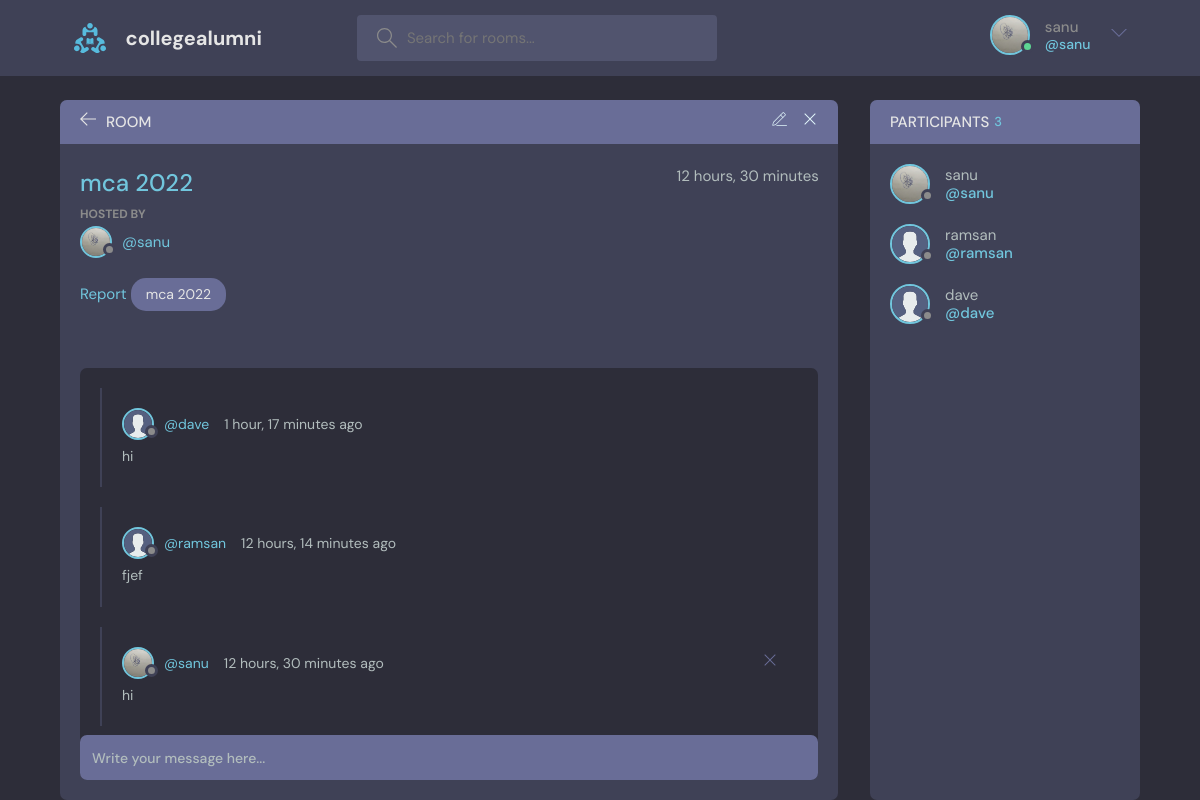
/room/3/ (signed in), run on the app's committed database.
### base/models.py (models this page shows, shortened)
class User(AbstractUser):
    name = models.CharField(max_length=200,null=True)
    email= models.EmailField(null=True,unique=True)
    bio=models.TextField(null=True)
    avatar=models.ImageField(null=True, default='avatar.svg')
    USERNAME_FIELD='email'
    REQUIRED_FIELDS=[]

class Room(models.Model):
    host=models.ForeignKey(User,on_delete=models.SET_NULL,null=True)
    topic=models.ForeignKey(Topic,on_delete=models.SET_NULL,null=True)
    name=models.CharField(max_length=200)
    description=models.TextField(null=True,blank=True)
    participants=models.ManyToManyField(User,related_name='participants',blank=True)
    updated=models.DateTimeField(auto_now=True)
    created=models.DateTimeField(auto_now_add=True)
    class Meta:
        ordering=['-updated','-created']

class Topic(models.Model):
    name=models.CharField(max_length=200)
    def __str__(self):
        return self.name

class Message(models.Model):
    user=models.ForeignKey(User,on_delete=models.CASCADE)
    room=models.ForeignKey(Room,on_delete=models.CASCADE)
    body=models.TextField()
    updated=models.DateTimeField(auto_now=True)
    created=models.DateTimeField(auto_now_add=True)
    class Meta:
        ordering=['-updated','-created']

### base/views.py (the view, shortened to what this page needs)
# urls.py: path('room/<str:pk>/', views.room,name="room"),
@login_required(login_url='login')
def room(request,pk):
    room=Room.objects.get(id=pk)
    room_messages=room.message_set.all().order_by('-created')
    participants=room.participants.all()
    context={'room':room,'room_messages':room_messages,'participants':participants}
    return render(request,'base/room.html',context)

### base/templates/base/room.html (shortened to what this page needs)
{% extends 'main.html' %}
{%block content%}
    <main class="profile-page layout layout--2">
      <div class="container">
        <div class="room">
          <div class="room__top">
            <div class="room__topLeft">
              <a href="{%url 'home'%}">
                <svg version="1.1" xmlns="http://www.w3.org/2000/svg" width="32" height="32" viewBox="0 0 32 32">
                  <title>arrow-left</title>
                  <path
                    d="M13.723 2.286l-13.723 13.714 13.719 13.714 1.616-1.611-10.96-10.96h27.625v-2.286h-27.625l10.965-10.965-1.616-1.607z"
                  ></path>
                </svg>
              </a>
              <h3> Room</h3>
            </div>
            {% if room.host == request.user %}
            <div class="room__topRight">
              <a href="{%url 'update-room' room.id%}">
              </a>
              <a href="{%url 'delete-room' room.id%}">
                <svg version="1.1" xmlns="http://www.w3.org/2000/svg" width="32" height="32" viewBox="0 0 32 32">
                  <title>remove</title>
                  <path
                    d="M27.314 6.019l-1.333-1.333-9.98 9.981-9.981-9.981-1.333 1.333 9.981 9.981-9.981 9.98 1.333 1.333 9.981-9.98 9.98 9.98 1.333-1.333-9.98-9.98 9.98-9.981z"
                  ></path>
                </svg>
              </a>
            </div>
            {%endif%}
          </div>
          <div class="room__box scroll">
            <div class="room__header scroll">
              <div class="room__info">
                <h3>{{room.name}}</h3>
                <span>{{room.created|timesince}}</span>
              </div>
              <div class="room__hosted">
                <p>Hosted By</p>
                <a href="{%url 'user-Profile' room.host.id%}" class="room__author">
                  <div class="avatar avatar--small">
                    <img src={{room.host.avatar.url}}/>
                  </div>
                  <span>@{{room.host.username}}</span>
                </a>
              </div>
              <a href="{%url 'report-room' room.id%}"><p>Report</p></a>
              <span class="room__topics">{{room.topic}}</span>
            </div>
            <div class="room__conversation">
              <div class="threads scroll">
                {% for message in room_messages %}
                <div class="thread">
                  <div class="thread__top">
                    <div class="thread__author">
                      <a href="{% url 'user-Profile' message.user.id%}" class="thread__authorInfo">
                        <div class="avatar avatar--small">
                          <img src={{message.user.avatar.url}} />
                        </div>
                        <span>@{{message.user.username}}</span>
                      </a>
                      <span class="thread__date">{{message.created|timesince}} ago</span>
                    </div>
                    {% if message.user == request.user%}
                    <a href="{% url 'delete-message' message.id%}">
                      <div class="thread__delete">
                        <svg version="1.1" xmlns="http://www.w3.org/2000/svg" width="32" height="32" viewBox="0 0 32 32">
                          <title>remove</title>
                          <path
                            d="M27.314 6.019l-1.333-1.333-9.98 9.981-9.981-9.981-1.333 1.333 9.981 9.981-9.981 9.98 1.333 1.333 9.981-9.98 9.98 9.98 1.333-1.333-9.98-9.98 9.98-9.981z"
                          ></path>
                        </svg>
                      </div>
                    </a>
                    {%endif%}
                  </div>
                  <div class="thread__details">
                    {{message.body}}
                  </div>
                </div>
               {%endfor%}
              </div>
            </div>
          </div>
          <div class="room__message">
            <form action="" method="POST">
              <input name="body" placeholder="Write your message here..." /></form>
          </div>
        </div>
        <div class="participants">
          <h3 class="participants__top">Participants <span>{{participants.count}}</span></h3>
          <div class="participants__list scroll">
            {% for user in participants %}
            <a href="{%url 'user-Profile' user.id %}" class="participant">
              <div class="avatar avatar--medium">
                <img src={{user.avatar.url}} />
              </div>
              <p>
                {{user.username}}
                <span>@{{user.username}}</span>
              </p>
            </a>
            {%endfor%}
          </div>
        </div>
      </div>
    </main>
    {%endblock content%}

### templates/navbar.html (shortened to what this page needs)
{% load static%}
 <header class="header header--loggedIn">
  <div class="container">
    <a href="{% url 'home'%}" class="header__logo">
      <img src="{%static 'images/logo.svg'%}" />
      <h1>collegealumni</h1>
    </a>
    <form class="header__search" method="GET" action="{% url 'home'%}">
      <label>
        <input name="q" placeholder="Search for rooms..." />
      </label>
    </form>
    <nav class="header__menu">
      {%if request.user.is_authenticated%}
      <div class="header__user">
        <a href="{%url 'user-Profile' request.user.id %}">
          <div class="avatar avatar--medium active">
            <img src={{request.user.avatar.url}} />
          </div>
          <p>{{request.user.username}}<span>@{{request.user.username}}</span></p>
        </a>
        <button class="dropdown-button">
          <svg version="1.1" xmlns="http://www.w3.org/2000/svg" width="32" height="32" viewBox="0 0 32 32">
            <title>chevron-down</title>
            <path d="M16 21l-13-13h-3l16 16 16-16h-3l-13 13z"></path>
          </svg>
        </button>
      </div>
      {% else %}
      <a href="{%url 'login'%}">
        <img src="{%static 'images/avatar.svg'%}" />
        <p>Login</p>
      </a>
      {%endif%}
    </nav>
  </div>
</header>

### data on the page
User: user.avatar (picture), user.username "sanu", avatar (picture), username "sanu"
Room: name "mca 2022", created "12 hours, 30 minutes", host.avatar (picture), host.username "sanu", topic "mca 2022"
Message: user.avatar (placeholder picture), user.username "dave", created "1 hour, 17 minutes", body "hi"
Message: user.avatar (placeholder picture), user.username "ramsan", created "12 hours, 14 minutes", body "fjef"
Message: user.avatar (picture), user.username "sanu", created "12 hours, 30 minutes", body "hi"
User: avatar (placeholder picture), username "ramsan"
User: avatar (placeholder picture), username "dave"

### other printed values
{{ participants.count }} "3"
